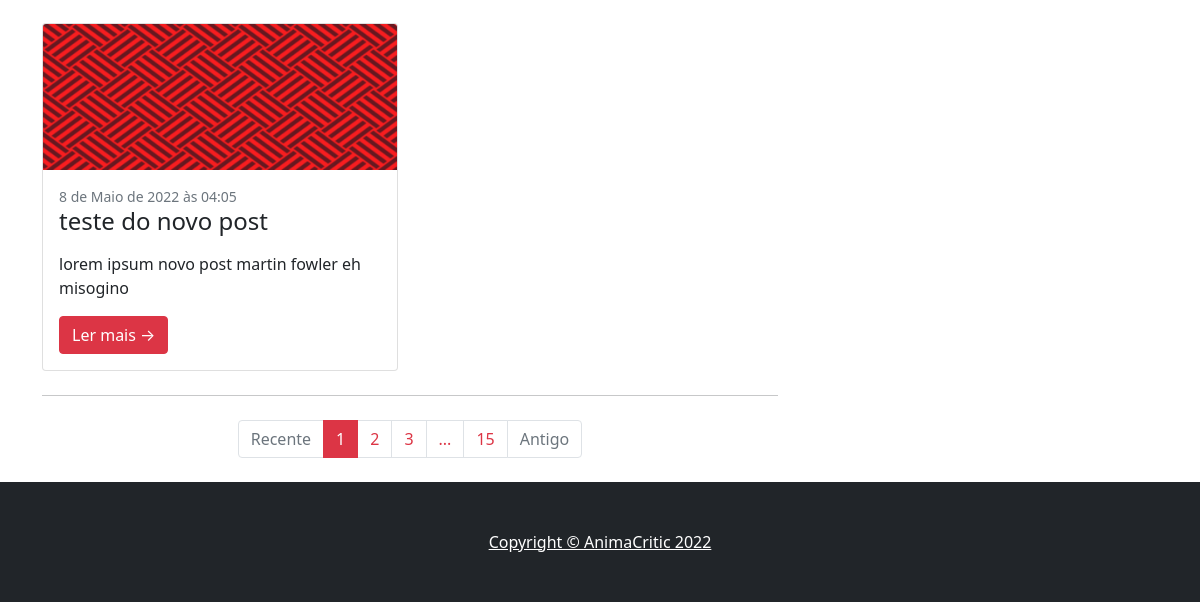
Before: / (lower part) with the older database file.
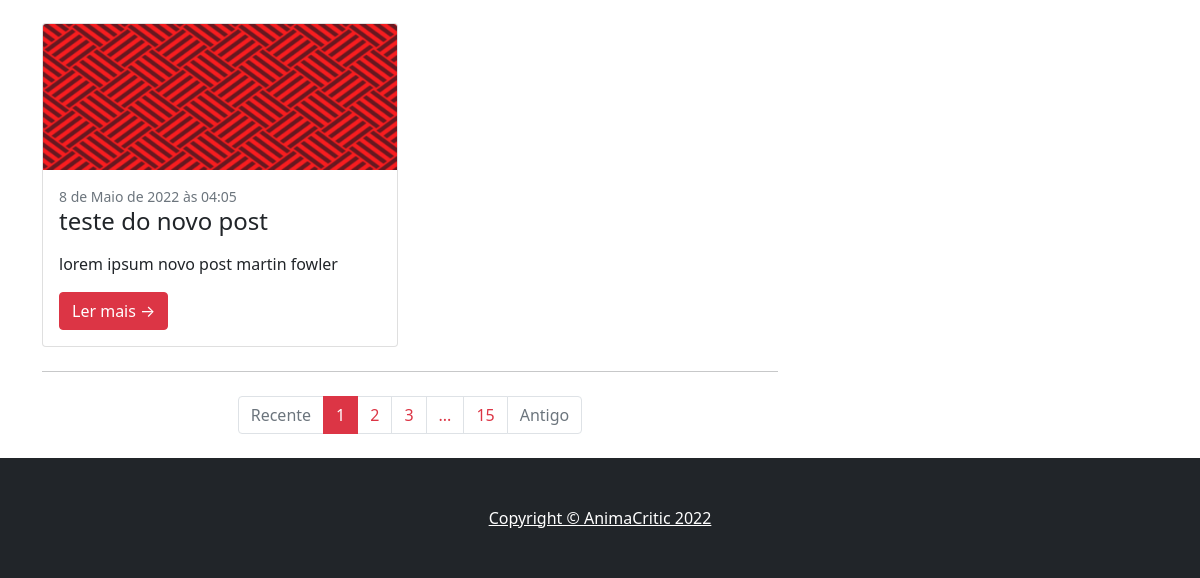
After: the same page with the newer database file.
### blog/models.py (models this page shows, shortened)
class Post(models.Model):
    title = models.CharField(max_length=255)
    summary = RichTextField()
    slug = models.SlugField(max_length=255, unique=True)
    review = models.SmallIntegerField()
    preview = models.ImageField(null=True, blank=True)
    likes = models.ManyToManyField(User, related_name="blog_post")
    author = models.ForeignKey(User, on_delete=models.CASCADE)
    content = RichTextUploadingField()
    created = models.DateTimeField(auto_now_add=True)
    updated = models.DateTimeField(auto_now=True)
    def get_absolute_url(self):
        return reverse("blog:detail", kwargs={"slug": self.slug})

### blog/views.py (the view)
# urls.py: path("", PostListView.as_view(), name="list"),
class PostListView(ListView):
    model = Post
    template_name = "blog/post_list.html"

### blog/templates/blog/post_list.html (shortened to what this page needs)
{% extends "blog/base.html" %}
{% load static %}
{% block content %}
    {% for post in post_list %}
    <div class="col-lg-6">
        <div class="card mb-4">
            <a href="{{post.get_absolute_url}}#posts"><img class="card-img-top" src="{% static 'assets/850.png' %}" alt="..." /></a>
            <div class="card-body">
                <div class="small text-muted">{{ post.created }}</div>
                <h2 class="card-title h4">{{ post.title }}</h2>
                <p class="card-text">{{ post.content|safe|linebreaks|truncatewords:30 }}</p>
                <a class="btn btn-danger" href="{{post.get_absolute_url}}#posts">Ler mais →</a>
            </div>
        </div>
    </div>
    {% endfor %}
{% endblock %}

Changed rows visible on the page:
changed Post "teste do novo post": content "lorem ipsum novo post martin fowler eh misogino" → "lorem ipsum novo post martin fowler"
